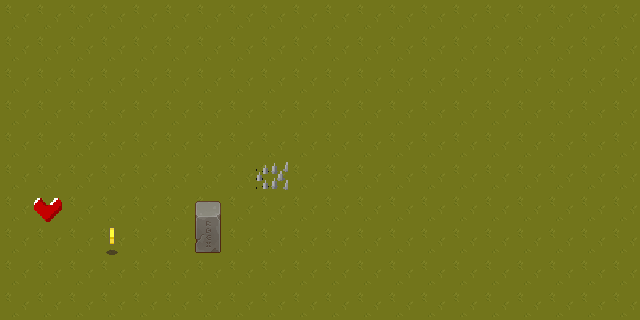

This is a level from a 2D game, rendered from its Tiled map with the project's own tilesets. A one-line summary and the complete map file follow:
An orthogonal 20x10 tile map with 32x32 px tiles, 5 tile layers (terreno, ostacoli, monete, danni, ...), 5 tilesets.

<map version="1.10" tiledversion="1.11.2" orientation="orthogonal" renderorder="right-down" width="20" height="10" tilewidth="32" tileheight="32" infinite="0" nextlayerid="6" nextobjectid="1">
 <tileset firstgid="1" source="../Tilesets/TX Tileset Grass.tsx" />
 <tileset firstgid="65" source="../Tilesets/cuore.tsx" />
 <tileset firstgid="74" source="../Tilesets/coin_gold.tsx" />
 <tileset firstgid="82" source="../Tilesets/spike.tsx" />
 <tileset firstgid="87" source="../Tilesets/TX Props.tsx" />
 <layer id="1" name="terreno" width="20" height="10">
  <data encoding="csv">
14,14,14,14,14,14,14,14,14,14,14,14,14,14,14,14,14,14,14,14,
14,14,14,14,14,14,14,14,14,14,14,14,14,14,14,14,14,14,14,14,
14,14,14,14,14,14,14,14,14,14,14,14,14,14,14,14,14,14,14,14,
14,14,14,14,14,14,14,14,14,14,14,14,14,14,14,14,14,14,14,14,
14,14,14,14,14,14,14,14,14,14,14,14,14,14,14,14,14,14,14,14,
14,14,14,14,14,14,14,14,14,14,14,14,14,14,14,14,14,14,14,14,
14,14,14,14,14,14,14,14,14,14,14,14,14,14,14,14,14,14,14,14,
14,14,14,14,14,14,14,14,14,14,14,14,14,14,14,14,14,14,14,14,
14,14,14,14,14,14,14,14,14,14,14,14,14,14,14,14,14,14,14,14,
14,14,14,14,14,14,14,14,14,14,14,14,14,14,14,14,14,14,14,14
</data>
 </layer>
 <layer id="2" name="ostacoli" width="20" height="10">
  <data encoding="csv">
0,0,0,0,0,0,0,0,0,0,0,0,0,0,0,0,0,0,0,0,
0,0,0,0,0,0,0,0,0,0,0,0,0,0,0,0,0,0,0,0,
0,0,0,0,0,0,0,0,0,0,0,0,0,0,0,0,0,0,0,0,
0,0,0,0,0,0,0,0,0,0,0,0,0,0,0,0,0,0,0,0,
0,0,0,0,0,0,0,0,0,0,0,0,0,0,0,0,0,0,0,0,
0,0,0,0,0,0,0,0,0,0,0,0,0,0,0,0,0,0,0,0,
0,0,0,0,0,0,94,0,0,0,0,0,0,0,0,0,0,0,0,0,
0,0,0,0,0,0,110,0,0,0,0,0,0,0,0,0,0,0,0,0,
0,0,0,0,0,0,0,0,0,0,0,0,0,0,0,0,0,0,0,0,
0,0,0,0,0,0,0,0,0,0,0,0,0,0,0,0,0,0,0,0
</data>
 </layer>
 <layer id="3" name="monete" width="20" height="10">
  <data encoding="csv">
0,0,0,0,0,0,0,0,0,0,0,0,0,0,0,0,0,0,0,0,
0,0,0,0,0,0,0,0,0,0,0,0,0,0,0,0,0,0,0,0,
0,0,0,0,0,0,0,0,0,0,0,0,0,0,0,0,0,0,0,0,
0,0,0,0,0,0,0,0,0,0,0,0,0,0,0,0,0,0,0,0,
0,0,0,0,0,0,0,0,0,0,0,0,0,0,0,0,0,0,0,0,
0,0,0,0,0,0,0,0,0,0,0,0,0,0,0,0,0,0,0,0,
0,0,0,0,0,0,0,0,0,0,0,0,0,0,0,0,0,0,0,0,
0,0,0,81,0,0,0,0,0,0,0,0,0,0,0,0,0,0,0,0,
0,0,0,0,0,0,0,0,0,0,0,0,0,0,0,0,0,0,0,0,
0,0,0,0,0,0,0,0,0,0,0,0,0,0,0,0,0,0,0,0
</data>
 </layer>
 <layer id="4" name="danni" width="20" height="10">
  <data encoding="csv">
0,0,0,0,0,0,0,0,0,0,0,0,0,0,0,0,0,0,0,0,
0,0,0,0,0,0,0,0,0,0,0,0,0,0,0,0,0,0,0,0,
0,0,0,0,0,0,0,0,0,0,0,0,0,0,0,0,0,0,0,0,
0,0,0,0,0,0,0,0,0,0,0,0,0,0,0,0,0,0,0,0,
0,0,0,0,0,0,0,0,0,0,0,0,0,0,0,0,0,0,0,0,
0,0,0,0,0,0,0,0,86,0,0,0,0,0,0,0,0,0,0,0,
0,0,0,0,0,0,0,0,0,0,0,0,0,0,0,0,0,0,0,0,
0,0,0,0,0,0,0,0,0,0,0,0,0,0,0,0,0,0,0,0,
0,0,0,0,0,0,0,0,0,0,0,0,0,0,0,0,0,0,0,0,
0,0,0,0,0,0,0,0,0,0,0,0,0,0,0,0,0,0,0,0
</data>
 </layer>
 <layer id="5" name="cuori" width="20" height="10">
  <data encoding="csv">
0,0,0,0,0,0,0,0,0,0,0,0,0,0,0,0,0,0,0,0,
0,0,0,0,0,0,0,0,0,0,0,0,0,0,0,0,0,0,0,0,
0,0,0,0,0,0,0,0,0,0,0,0,0,0,0,0,0,0,0,0,
0,0,0,0,0,0,0,0,0,0,0,0,0,0,0,0,0,0,0,0,
0,0,0,0,0,0,0,0,0,0,0,0,0,0,0,0,0,0,0,0,
0,0,0,0,0,0,0,0,0,0,0,0,0,0,0,0,0,0,0,0,
0,65,0,0,0,0,0,0,0,0,0,0,0,0,0,0,0,0,0,0,
0,0,0,0,0,0,0,0,0,0,0,0,0,0,0,0,0,0,0,0,
0,0,0,0,0,0,0,0,0,0,0,0,0,0,0,0,0,0,0,0,
0,0,0,0,0,0,0,0,0,0,0,0,0,0,0,0,0,0,0,0
</data>
 </layer>
</map>
